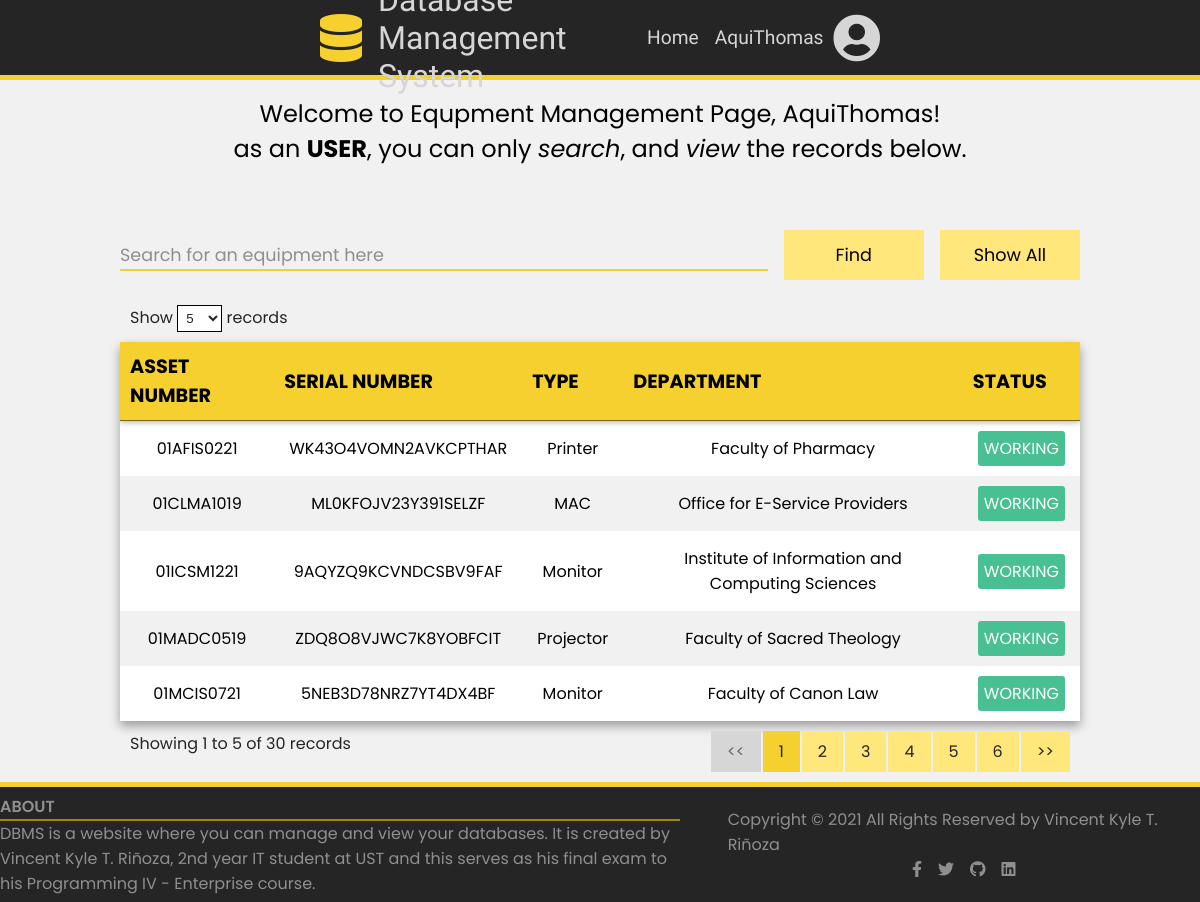
Screenshot of /equipment/index.php (signed in) with the database file from the repository.
### tables this page shows
CREATE TABLE `tblequipment` (
  `assetNumber` varchar(20) NOT NULL,
  `serialNumber` varchar(20) NOT NULL,
  `type` varchar(15) NOT NULL,
  `manufacturer` varchar(50) NOT NULL,
  `yearModel` int(4) NOT NULL,
  `description` text NOT NULL,
  `department` varchar(100) NOT NULL,
  `status` varchar(20) NOT NULL
);

### controller/equipmentController.php (called while the page is built, shortened)
<?php
    require_once 'config.php';
    $errors = array();
    if(isset($_POST['search-equipment'])){
        if(isset($_SESSION['searched'])){
            unset($_SESSION['searched']);
        }
        $searchSQL = 'SELECT * FROM tblequipment WHERE assetNumber LIKE ? OR (serialNumber LIKE ? OR type LIKE ? OR department LIKE ? OR yearModel LIKE ? OR description LIKE ? OR manufacturer LIKE ? OR status LIKE ?) ORDER BY assetNumber';
        $equipment_search = '%'.$_POST['equipment-search'].'%';
        if($stmt = mysqli_prepare($conn,$searchSQL)){
            mysqli_stmt_bind_param($stmt,'ssssssss', $equipment_search,$equipment_search,$equipment_search,$equipment_search,$equipment_search,$equipment_search,$equipment_search,$equipment_search);
            if(mysqli_stmt_execute($stmt)){
                $_SESSION['searched'] = 'Results for <strong>'.$_POST['equipment-search'].'</strong> shown below<br><br>';
                $result = mysqli_stmt_get_result($stmt);
            }else{
                $errors['seach'] = 'no record found';
            }
        }
    }else{
        $displaySQL = 'SELECT * FROM tblequipment ORDER BY assetNumber ASC';
        if($query = mysqli_query($conn,$displaySQL)){
            $result = $query;
        }
    }
?>

### equipment/index.php (the view, shortened to what this page needs)
<?php
require_once '../controller/equipmentController.php';
?>
<!DOCTYPE html>
<html lang="en">
<head>
    <link rel="stylesheet" href="https://use.fontawesome.com/releases/v5.15.3/css/all.css">
    <link rel="stylesheet" href="https://cdn.datatables.net/1.10.24/css/jquery.dataTables.min.css">
    <link rel="stylesheet" href="../css/main.css">
    <link rel="stylesheet" href="../css/modals.css">
    <link rel="stylesheet" href="../css/header-footer.css">
    <link rel="stylesheet" href="../css/table.css">
</head>
<body>
    <?php include('../header.php'); ?>
    <main class="fx-col tables">
        <div class="homepage fx-col">
            <span class="welcome">Welcome to Equpment Management Page, <?= ucwords($_SESSION['username']) ?>!
                <br>as an <strong><?= $_SESSION['usertype']; ?></strong>,
                <?php if ($_SESSION['usertype'] === 'ADMINISTRATOR') : ?>
                    you can <span class="italicized">search</span>, <span class="italicized">view</span>, and <span class="italicized">edit</span> the records below.
                <?php elseif ($_SESSION['usertype'] === 'TECHNICAL') : ?>
                    you can <span class="italicized">search</span>, <span class="italicized">view</span>, and <span class="italicized">edit</span> the records below.
                <?php elseif ($_SESSION['usertype'] === 'USER') : ?>
                    you can only <span class="italicized">search</span>, and <span class="italicized">view</span> the records below.
                <?php endif; ?>
            </span>
        </div>
        <section class="table equipment fx-col">
            <form action="<?php echo htmlspecialchars($_SERVER['PHP_SELF']); ?>" method="post" class="form-search fx-row">
                <input type="search" name="equipment-search" id="equipment-search" class="input searchbar" placeholder="Search for an equipment here" required>
                <input type="submit" value="Find" name="search-equipment" class="submit submit-equipment">
                <input type="submit" value="Show All" name="show-all" class="submit submit-equipment" formnovalidate>
            </form>
            <table id="database-table">
                <thead>
                    <tr>
                        <th>Asset Number</th>
                        <th>Serial Number</th>
                        <th>Type</th>
                        <th>Department</th>
                        <th>Status</th>
                    </tr>
                </thead>
                <tbody>
                    <?php if (mysqli_num_rows($result) > 0) : ?>
                        <?php while ($row = mysqli_fetch_array($result, MYSQLI_ASSOC)) : ?>
                            <tr>
                                <td><?= $row['assetNumber']; ?></td>
                                <td><?= $row['serialNumber']; ?></td>
                                <td><?= $row['type']; ?></td>
                                <td><?= $row['department']; ?></td>
                                <?php if ($row['status'] == 'WORKING') : ?>
                                    <td class="working"><span><?= $row['status']; ?></span></td>
                                <?php elseif ($row['status'] == 'ON-REPAIR') : ?>
                                    <td class="on-repair"><span><?= $row['status']; ?></span></td>
                                <?php elseif ($row['status'] == 'RETIRE') : ?>
                                    <td class="retire"><span><?= $row['status']; ?></span></td>
                                <?php endif; ?>
                            </tr>
                        <?php endwhile; ?>
                    <?php endif; ?>
                </tbody>
            </table>
        </section>
    </main>
    <?php include('../footer.php'); ?>
</body>
</html>

### css/main.css (style rules this page uses)
:root { --font-main: 'Poppins', sans-serif; --font-secondary:'Fjalla One', sans-serif; --clr-main: #f5d02f; --clr-main-light: #ffe77c; --clr-main-dark: #dbb32f; --clr-main-darker: #a1870f; --clr-black: #252525; --clr-black-light: #444444; --clr-black-lighter: #8f8f8f; --clr-white: #f1f1f1; --clr-white-dark: #d6d6d6; --clr-working-active: rgb(72, 192, 146); --clr-on-repair: rgb(194, 158, 41); --clr-retire-inactive: rgb(189, 34, 34); --clr-account: rgb(131, 224, 196); --clr-equipment: rgb(131, 194, 224); --clr-log: rgb(224, 168, 131); --clr-glass: linear-gradient(to right bottom, rgba(216, 216, 216, 0.8), rgba(216,216,216, 0.3)); --height-header: 80px; --height-footer: 120px; scroll-padding-top: var(--height-header); scroll-behavior: smooth; }
::placeholder { color: var(--clr-black-lighter); font-family: var(--font-main); }
*,*::after,*::before { margin: 0; padding: 0; box-sizing: border-box; }
.fx-row { display: flex; flex-direction: row; }
.fx-col { display: flex; flex-direction: column; }
.italicized { font-style: italic; }
body { font-family: var(--font-main); background-color: var(--clr-white); }
main { min-height: calc(100vh - (var(--height-header) + var(--height-footer))); display: flex; flex-direction: row; justify-content: center; gap: 3rem; margin: auto; }
input { font-size: 1rem; height: 30px; width: 100%; background-color: transparent; border: none; outline: none; font-family: var(--font-main); }
.input { margin-bottom: 1.5rem; border-bottom: 2px solid var(--clr-main); }
.submit { background-color: var(--clr-main-light); font-size: 1.1rem; padding: .5rem; height: 50px; border-radius: 10rem; cursor: pointer; position: relative; }
.homepage { margin: 1rem; align-items: center; justify-content: center; text-align: center; gap: 4rem; }
.homepage .welcome { font-size: 1.5rem; }
section.table { width: 70%; margin: auto; }
section.table.equipment { width: 80%; }
.form-search { align-items: baseline; gap: 1rem; position: sticky; top: 0; }
.form-search .submit { border-radius: unset; }
.submit-account, .submit-equipment { width: 200px; }
.searchbar { font-size: 1.1rem; }
table { border-collapse: collapse; text-align: center; background-color: white; padding: 1rem; overflow: hidden; box-shadow: 0 5px 10px rgba(0, 0, 0, 0.363); }
table thead tr { background-color: var(--clr-main); color: black; font-size: 1.2rem; font-weight: 900; height: 70px; text-transform: uppercase; box-shadow: 0 2px 5px rgba(0, 0, 0, 0.247); }
tbody tr,tbody td { padding: 15px 0; font-size: 1rem; text-align: center; }
tr th { cursor: context-menu; user-select: none; }
tbody tr:nth-of-type(even), tbody tr:nth-of-type(even) .a_sql, tbody tr:nth-of-type(even) .edit { background-color: var(--clr-white); }
.active-working span, .inactive-retire span ,.working span, .on-repair span, .retire span { padding: 6px; border-radius: 3px; color: white; }
.a_activate:hover, .a_working:hover, tbody tr:nth-of-type(even) .edit.a_working:hover, tbody tr:nth-of-type(even) .edit.a_activate:hover, .active-working span, .working span { background-color: var(--clr-working-active); color: white; }
thead tr th { cursor: pointer; }
thead tr th::after { pointer-events: all; position: absolute; content: 'Click to sort'; width: fit-content; height: fit-content; top: 40px; left: 40%; bottom: 0; right: 0; padding: 10px; border-radius: 2rem; opacity: 0; font-size:0.9rem; text-transform: lowercase; font-weight: 200; transition: opacity 100ms ease; color: white; background-color: var(--clr-black); }

### css/table.css (style rules this page uses)
table.dataTable { border-collapse: collapse; }
table.dataTable.no-footer { border-bottom: none; }
table.dataTable tbody tr:nth-of-type(even) { background-color: var(--clr-white); }
table.dataTable tbody th, table.dataTable tbody td { padding: 15px 15px; }
table.dataTable thead th, table.dataTable thead td { border-bottom: none; }

### rows the page displays
tblequipment: assetNumber "01AFIS0221", serialNumber "WK43O4VOMN2AVKCPTHAR", type "Printer", department "Faculty of Pharmacy", status "WORKING"
tblequipment: assetNumber "01CLMA1019", serialNumber "ML0KFOJV23Y391SELZF", type "MAC", department "Office for E-Service Providers", status "WORKING"
tblequipment: assetNumber "01ICSM1221", serialNumber "9AQYZQ9KCVNDCSBV9FAF", type "Monitor", department "Institute of Information and Computing Sciences", status "WORKING"
tblequipment: assetNumber "01MADC0519", serialNumber "ZDQ8O8VJWC7K8YOBFCIT", type "Projector", department "Faculty of Sacred Theology", status "WORKING"
tblequipment: assetNumber "01MCIS0721", serialNumber "5NEB3D78NRZ7YT4DX4BF", type "Monitor", department "Faculty of Canon Law", status "WORKING"

### other values shown
$_SESSION['username'] "AquiThomas"
$_SESSION['usertype'] "USER"
